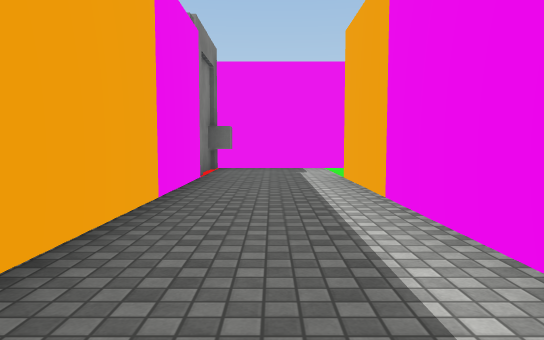
view 1 (above)

24 first-person views from a walk through a scene from a Unity 3-D project. The camera is 1.2 m above the floor, tilts 4° down and sees 70° across. The floor is counted in squares, 2 m on a side. Each view is taken from the middle of a square. On the plan, view 1 faces up. The plan holds only what a view shows up to about 11 squares ahead; the rest is blank. The place goes on beyond the plan. The player is left out. Surface patterns are stand-ins for the level's own textures.

view 2
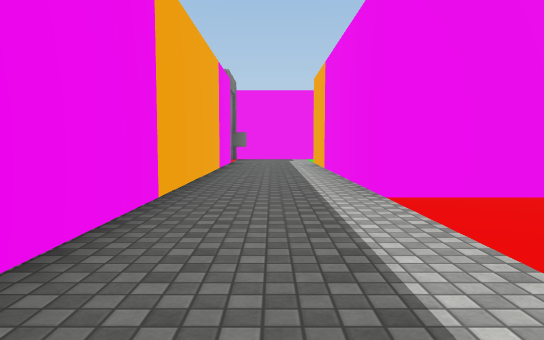

view 3
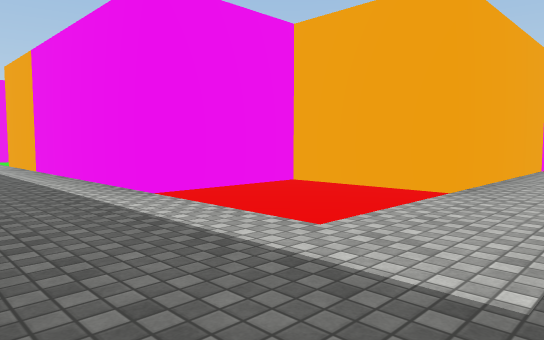

view 4
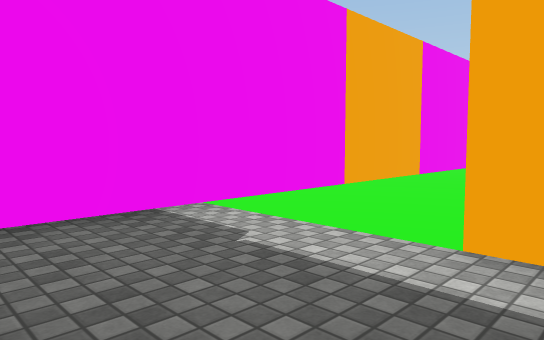

view 5
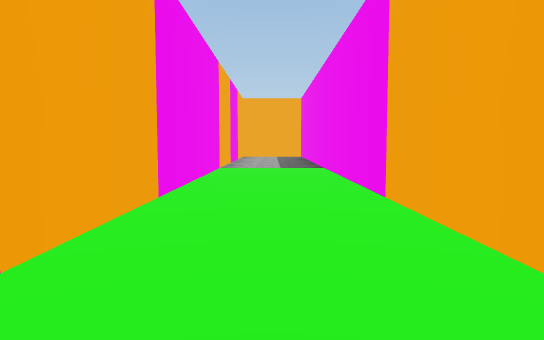

view 6
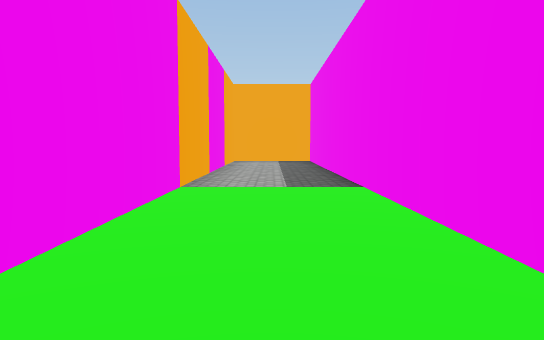

view 7
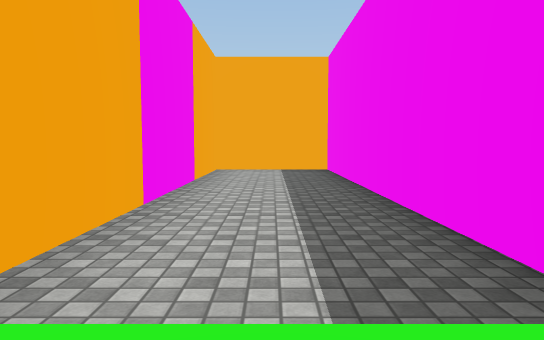

view 8
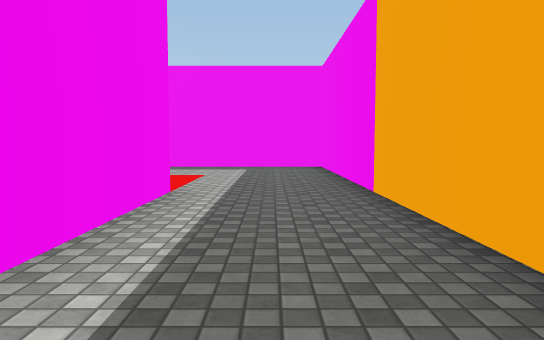

view 9
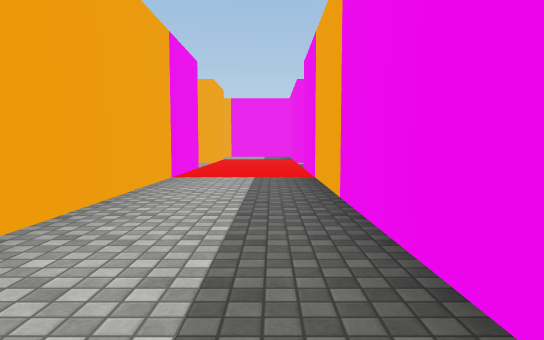

view 10
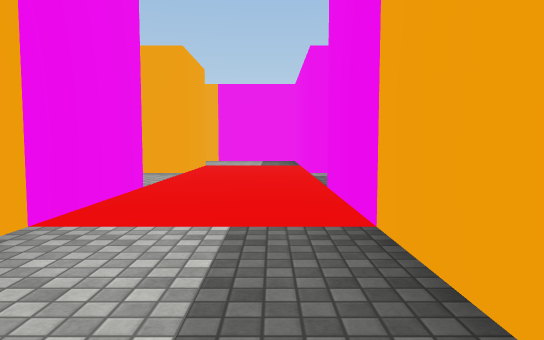

view 11
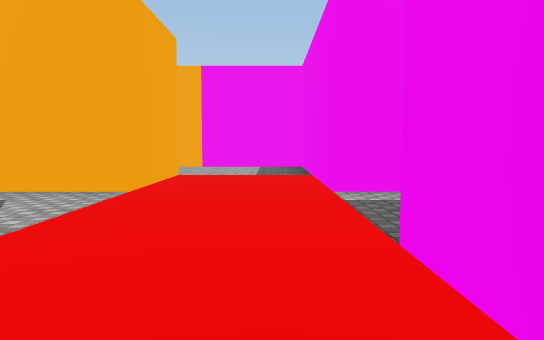

view 12
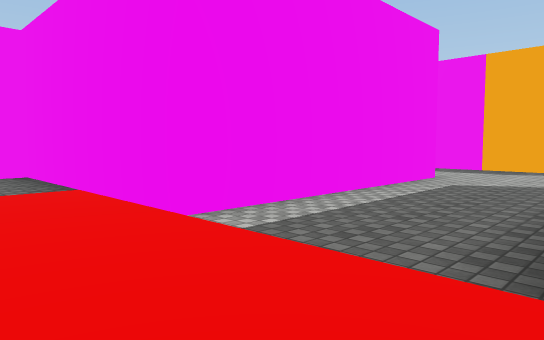

view 13
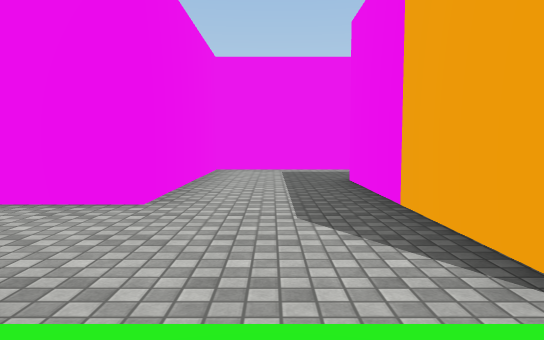

view 14
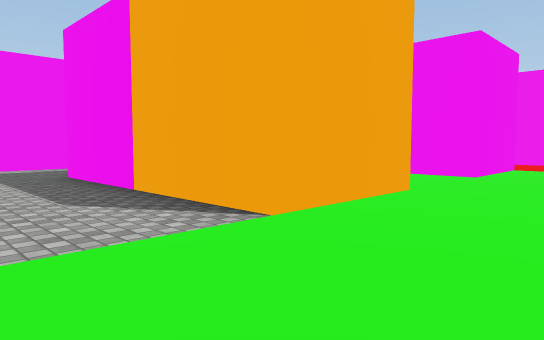

view 15
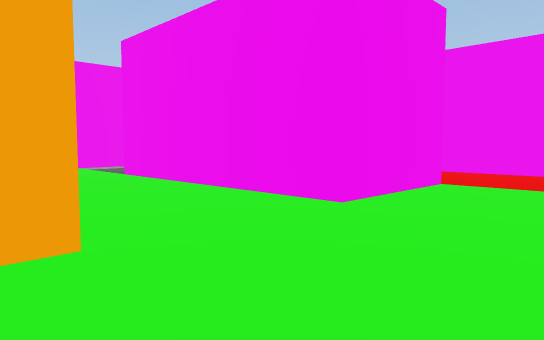

view 16
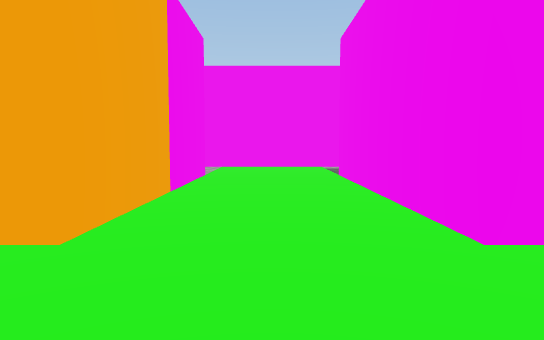

view 17
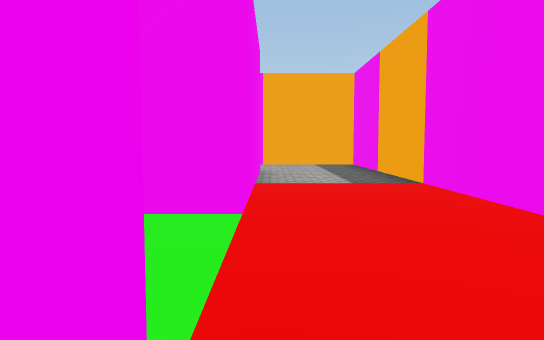

view 18
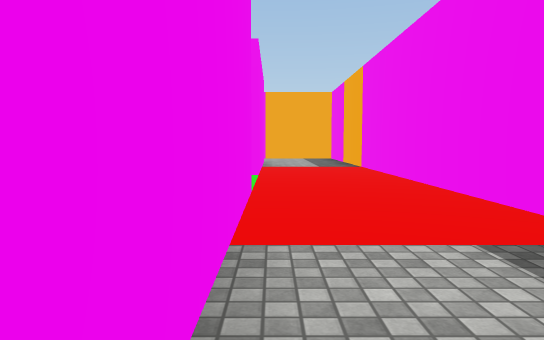

view 19
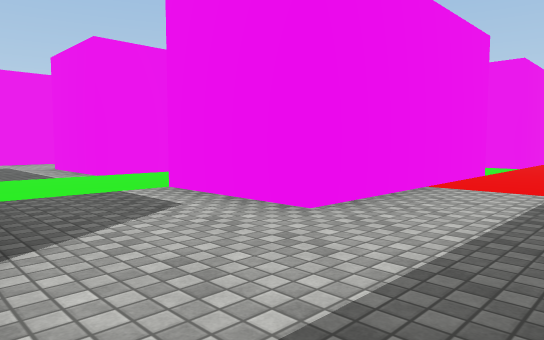

view 20
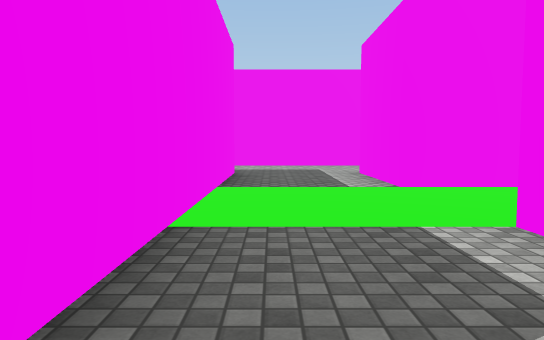

view 21
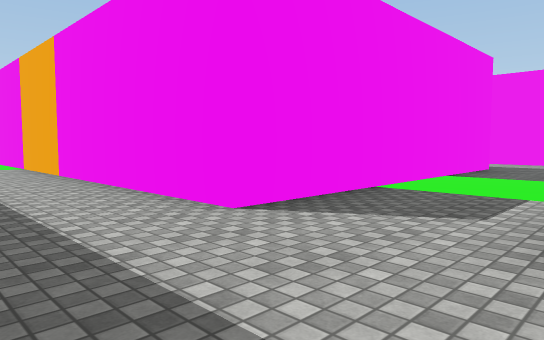

view 22
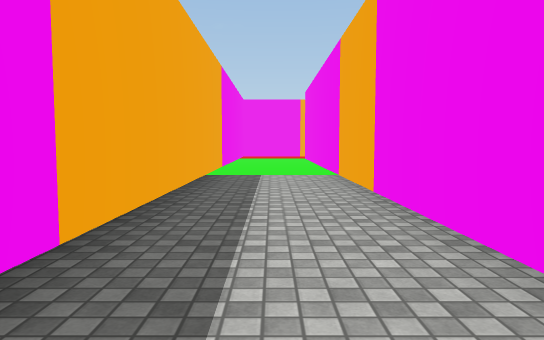

view 23
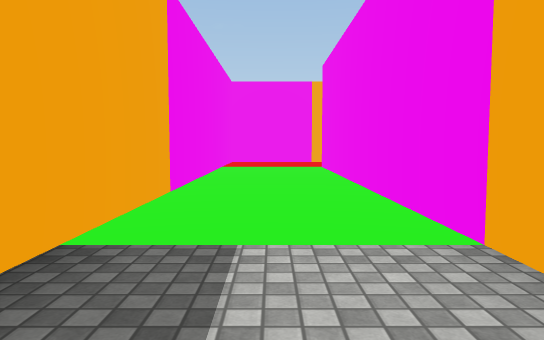

view 24
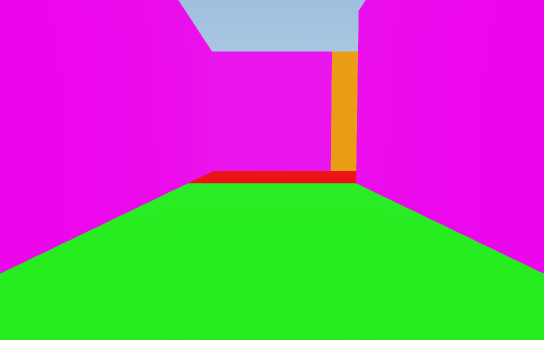

### Floor plan
Points are (right, up) in squares from view 1. A wall is a line through its corners. A room is listed if a view was taken in it or the views show most of it. See-through windows are left out.
Room 1 (views 1, 2, 3, 4, 5, 6, 7, 8, 9)
walls: (3.8, 6.7) (18.7, 6.7) (18.7, 9.2) (-0.5, 9.2); (-1.2, 7.2) (-1.2, -5.8) (2.5, -5.8); (3.8, -3.3) (3.8, -0.8) (1.3, -0.8) (1.3, 6.8)
ways out: opening at (3.5, -4.5) to room 2
objects: cube (-1, 9)
Room 2 (views 10, 11, 12, 13, 14, 15, 16, 17, 18, 19, 20, 21, 22, 23, 24)
walls: (1.3, -13.2) (1.3, -20.7) (-13.8, -20.7); (4.4, -10.8) (0.6, -10.8); (2.5, -5.8) (11.2, -5.8); (5.4, -15.8) (3.8, -15.8) (3.8, -13.2); (8.8, -20.7) (3.8, -20.7) (3.8, -18.2); (11.2, -3.3) (3.8, -3.3); (7.1, -23.2) (18.7, -23.2) (18.7, -10.8) (13.7, -10.8) (13.7, -5.8) (18.7, -5.8) (18.7, -2.6); (16.2, -15.8) (11.2, -15.8) (11.2, -13.3) (16.2, -13.3); (16.2, -3.3) (13.7, -3.3) (13.7, -1.6); (-16.2, -20.1) (-16.2, -23.2) (-0.8, -23.2); (16.2, -20.7) (11.2, -20.7) (11.2, -18.3) (16.2, -18.3)
ways out: opening at (3.5, -4.5) to room 1

Where each view was taken, in squares from view 1:
view 1: 0 up, 0 right, facing up
view 2: 5 down, 0 right, facing up
view 3: 5 down, 1 left, facing up-right
view 4: 6 up, 1 left, facing up-right
view 5: 8 up, 2 right, facing right
view 6: 8 up, 6 right, facing right
view 7: 8 up, 10 right, facing right
view 8: 4 up, 0 right, facing down
view 9: 5 down, 2 right, facing right
view 10: 5 down, 6 right, facing right
view 11: 5 down, 9 right, facing right
view 12: 4 down, 11 right, facing down-right
view 13: 12 down, 10 right, facing right
view 14: 11 down, 9 right, facing down-right
view 15: 15 down, 9 right, facing down-right
view 16: 17 down, 9 right, facing right
view 17: 21 down, 8 right, facing right
view 18: 21 down, 4 right, facing right
view 19: 23 down, 1 right, facing up-right
view 20: 21 down, 2 right, facing up
view 21: 23 down, 4 right, facing up-left
view 22: 22 down, 1 right, facing left
view 23: 22 down, 4 left, facing left
view 24: 22 down, 8 left, facing left
